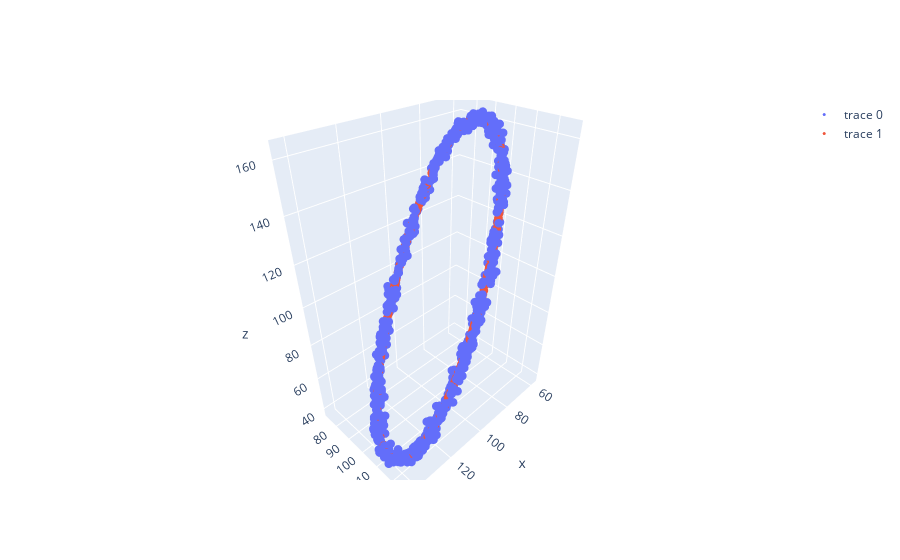

This figure's notebook cell:
### Code cell
# Plot noisy_points and manifold_points in 3D with plotly

import plotly.graph_objects as go

fig = go.Figure()

fig.add_trace(
    go.Scatter3d(
        x=circle_noisy_points[:, 0],
        y=circle_noisy_points[:, 1],
        z=circle_noisy_points[:, 2],
        mode="markers",
        marker=dict(size=3),
    )
)

fig.add_trace(
    go.Scatter3d(
        x=circle_manifold_points[:, 0],
        y=circle_manifold_points[:, 1],
        z=circle_manifold_points[:, 2],
        mode="markers",
        marker=dict(size=3),
    )
)

fig.show()

### Figure 1 — Plotly figure (JSON) as saved in the notebook; plotly's stock layout.template omitted (floating-point values rounded to 4 significant figures; data arrays with more than 128 entries replaced by an {"elided": "..."} marker saying what was removed)
{"data": [{"marker": {"size": 3}, "mode": "markers", "type": "scatter3d", "x": {"elided": "1000 float values"}, "y": {"elided": "1000 float values"}, "z": {"elided": "1000 float values"}}, {"marker": {"size": 3}, "mode": "markers", "type": "scatter3d", "x": {"elided": "1000 float values"}, "y": {"elided": "1000 float values"}, "z": {"elided": "1000 float values"}}], "layout": {}}
